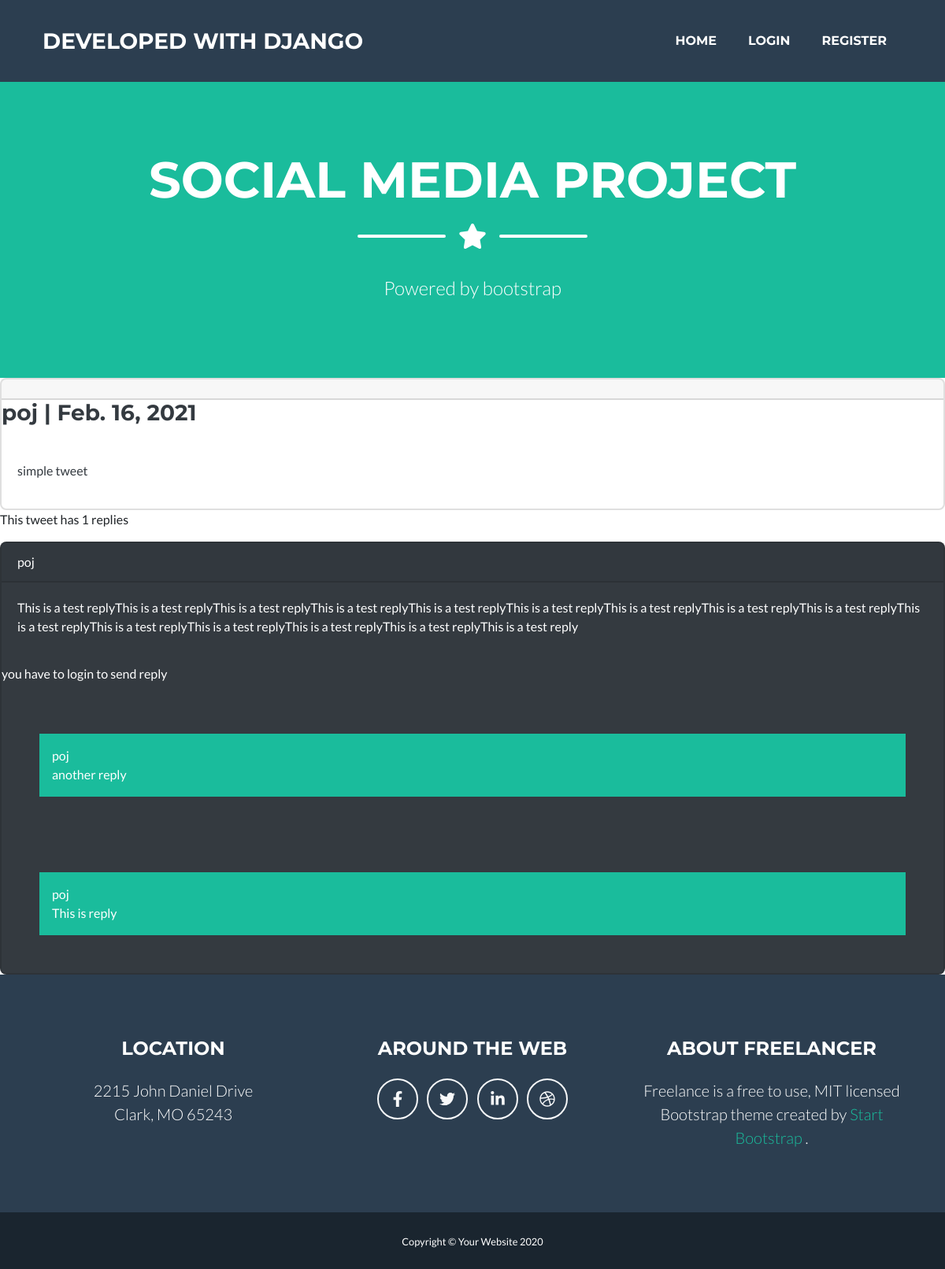
Screenshot of /2021/2/16/simple-tweet/ with the database file from the repository.
### posts/models.py (models this page shows, shortened)
class Post (models.Model):
    user = models.ForeignKey(User, on_delete=models.CASCADE)
    body = models.TextField(max_length = 400)
    slug = models.SlugField(max_length = 20)
    created = models.DateTimeField(auto_now_add=True)
    class Meta:
        ordering = ('-created',)

class Comment (models.Model):
    user = models.ForeignKey(User, on_delete=models.CASCADE, related_name='ucomment')
    post = models.ForeignKey(Post, on_delete=models.CASCADE, related_name='pcomment')
    reply = models.ForeignKey('self', on_delete=models.CASCADE, null=True, blank=True, related_name='rcomment')
    is_reply = models.BooleanField(default=False)
    body = models.TextField(max_length=400)
    created = models.DateTimeField(auto_now=True)
    class Meta:
        ordering = ('-created',)

### posts/views.py (the view)
# urls.py: path('<int:year>/<int:month>/<int:day>/<slug:slug>/', views.post_detail, name = "post_detail"),
def post_detail(request, year, month, day, slug):
    post = get_object_or_404(Post, created__year = year, created__month = month, created__day = day, slug = slug)
    comment = Comment.objects.filter(post=post, is_reply=False)
    reply_form = AddReplyForm()
    can_like = False
    if request.user.is_authenticated:
        if post.user_can_like(request.user):
            can_like = True
    print (can_like)
    if request.method=='POST':
        form = AddCommentForm(request.POST)
        if form.is_valid():
            new_comment = form.save(commit=False)
            new_comment.post = post
            new_comment.user = request.user
            new_comment.save()
            messages.success(request, 'your reply submitted succussfully', 'success')
    else:
        form = AddCommentForm()
    return render(request, 'posts/post_detail.html', {'post':post, 'comment':comment, 'form':form, 'reply':reply_form, 'can_like':can_like})

### posts/templates/posts/post_detail.html (shortened to what this page needs)
{% extends 'index.html' %}
{% block content %}
   <div class = "card bg-white text-dark">
      <p class="card-header"><h3>{{post.user }} | {{post.created|date}}</h3></p>
      <p class="card-body">
         {{post.body}}
      </p>
   </div>
   <p> This tweet has {{comment.count}} replies </p>
   {% for co in comment %}
    <div class="card bg-dark text-white">
       <p class="card-header"> {{co.user}}</p>
       <p class="card-body"> {{co.body}}</p>
       {% if request.user.is_authenticated %}
       <div class="card-body">
            <form action="{% url 'posts:add_reply' post.id co.id %}" method="post">
               {%csrf_token%}
            {{reply.as_p}}
            <input type="submit" value="Send">
            </form>
       </div>
       {% else %}
       <p> you have to login to send reply</p>
       {% endif %}
       {% for reply in co.rcomment.all %}
         <p class ="bg-primary text-white p-3 m-5"> {{reply.user}} <br/> {{reply.body}}</p>
       {% endfor %}
    </div>
    {% empty %}
    <div class="card bg-dark text-white">
      <p class="card-body"> No reply </p>
   </div>
 {% endfor %}
{% endblock %}

### rows the page displays
Post: user "poj", created "Feb. 16, 2021", body "simple tweet"
Comment: user "poj", body "This is a test replyThis is a test replyThis is a test replyThis is a test replyThis is a test replyThis is a test replyThis is a test replyThis is a test replyThis is a test replyThis is a test replyThis is a test replyThis is a test replyThis is a test replyThis is a test replyThis is a test reply"
Comment: user "poj", body "another reply"
Comment: user "poj", body "This is reply"

### other values shown
{{ comment.count }} "1"
